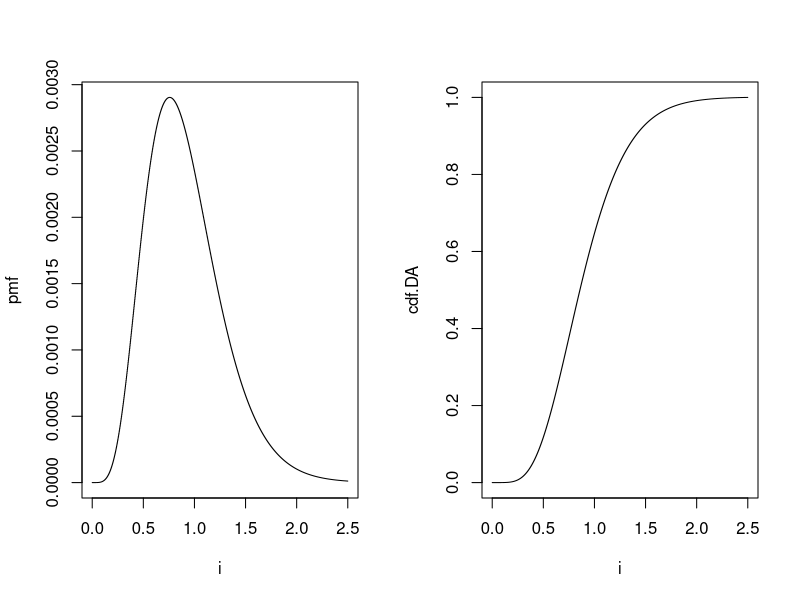
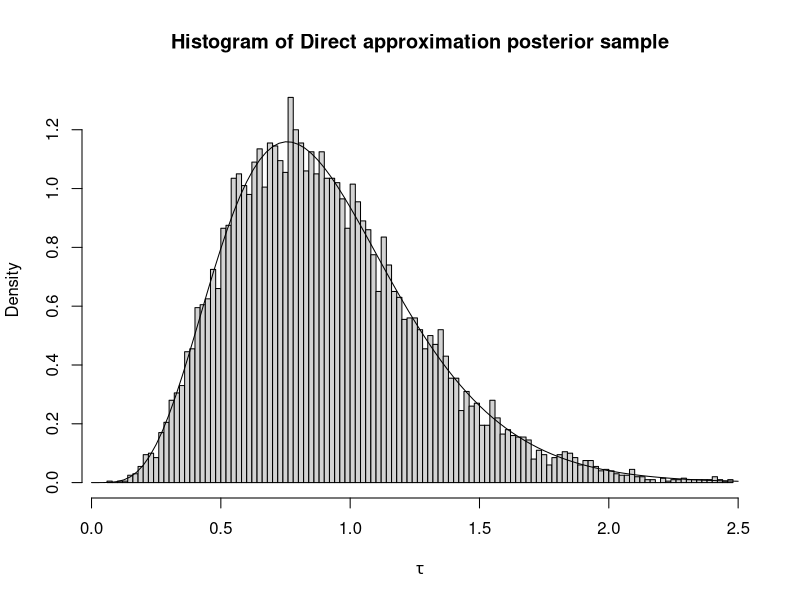

Here is the R script that generated these plots, in order:
## ---- chunk 1
knitr::opts_chunk$set(echo = TRUE)
set.seed(123456)
## ---- chunk 2
set.seed(123456)
  #Hyper-parameters and sufficient statistics.
mu= 5; bary= 4.88; n=10; s2 = 1.23; a=b=1
N<-1000; i<-0:(N-1)/(N-1)*2.5 
  #Building a grid of points to evaluate the un-normalised density

Qt<-function(x){x^(0.5*n+a-1)*exp(-0.5*x*((n-1)*s2+n*(bary-mu)^2+2*b))}
  #Un-normalised density

DA<-sapply(i,FUN=Qt,simplify=TRUE) 
 #Evaluate un-normalised density at selected points

pmf<-DA/sum(DA) #Normalise

cdf.DA<-cumsum(pmf) #Construct empirical cdf.
par(mfrow=c(1,2));plot(i,pmf,type="s");plot(i,cdf.DA,type="s");par(mfrow=c(1,1))
sam.u<-runif(10000) 
 
  #Generate random variable using inverse cdf method.
ind.post<-sapply(sam.u, FUN=function(x) which(abs(cdf.DA - x)== min(abs(cdf.DA -x))))
sam.post<-i[ind.post]
 
 #Histogram of random sample drawn using direct approximation
hist(sam.post,breaks=100,freq=FALSE,xlab=expression(tau), 
     main='Histogram of Direct approximation posterior sample')

#Overlapping the analytic posterior over histogram
curve(dgamma(x,0.5*n+a,0.5*(n-1)*s2+0.5*n*(bary-mu)^2+b),0,2.5,
  xlab=expression(tau),ylab=expression(paste(p(tau,' |y'))), add=TRUE)
